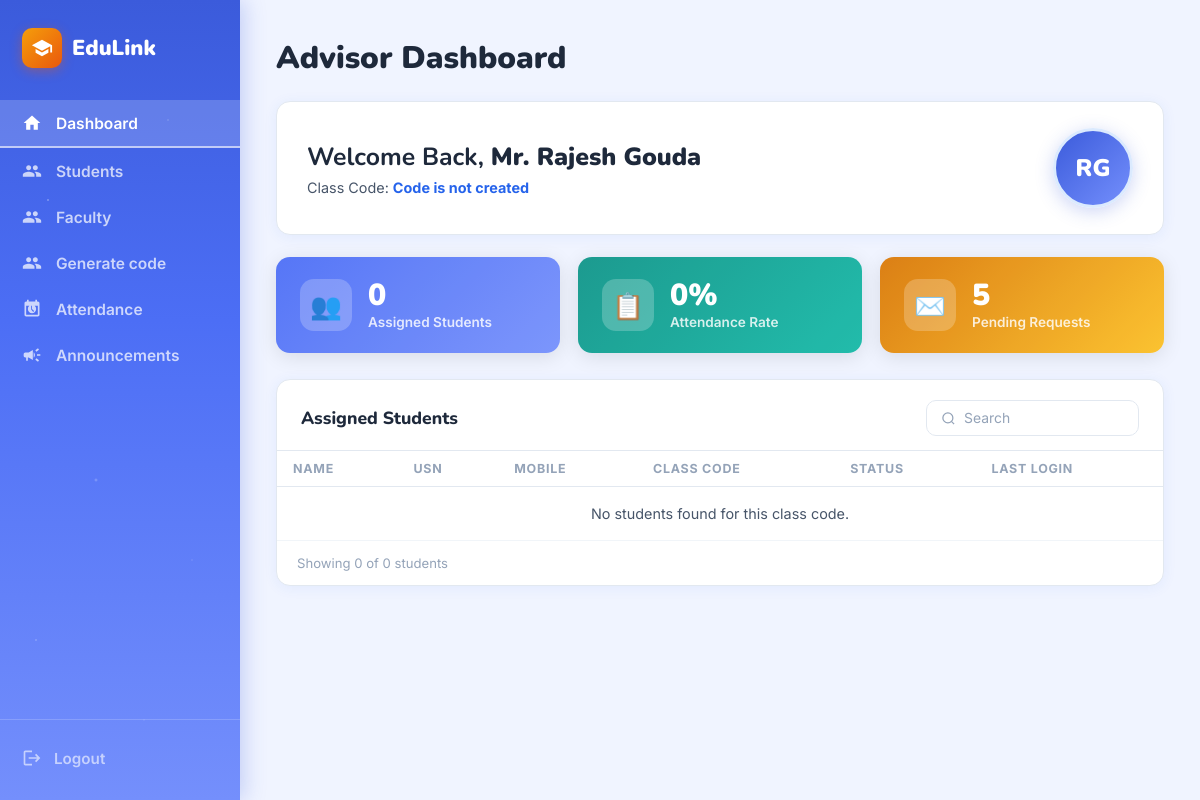
The app's page /advicer/advisor_dashboard/ (signed in), older data.
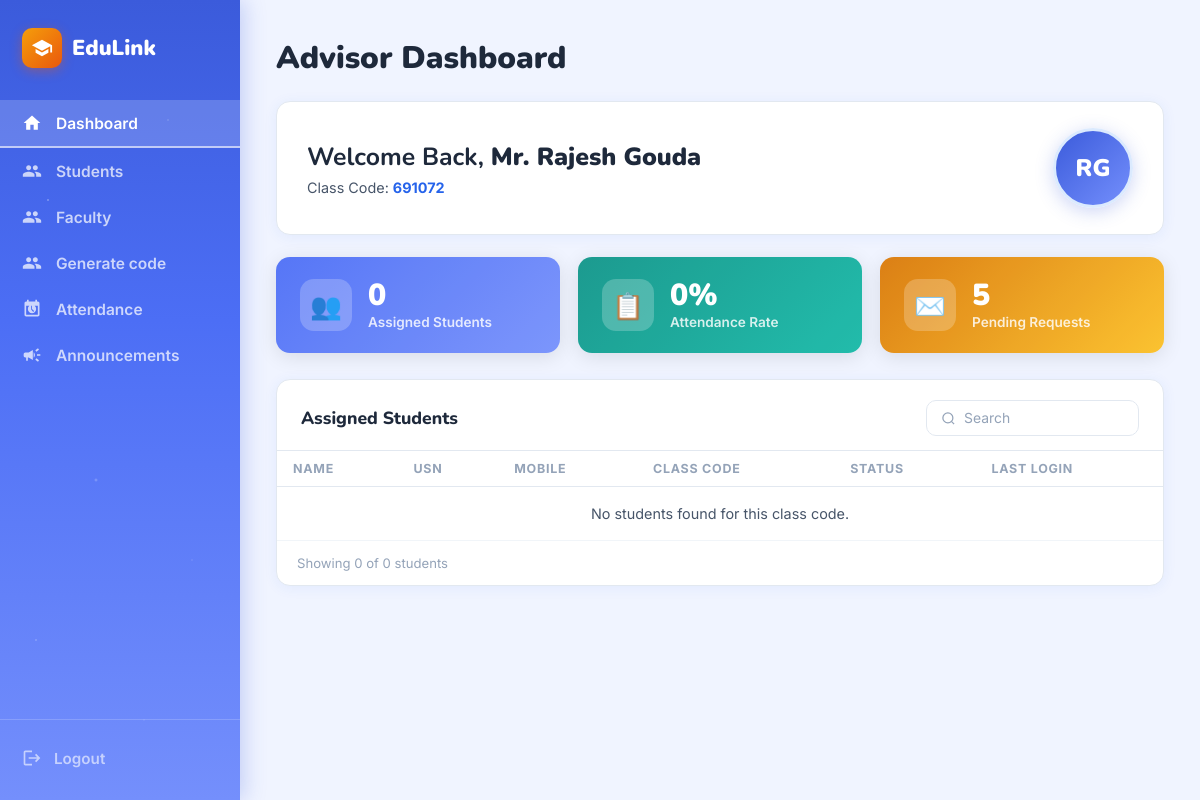
The same page, newer data.
### Advicer/models.py (models this page shows, shortened)
class Classroom(models.Model):
  username=models.ForeignKey(User, on_delete=models.CASCADE, null=True, blank=True, related_name='created_classrooms')
  class_name=models.CharField(max_length=100)
  advisor = models.ForeignKey(
        User,
        on_delete=models.CASCADE,
        limit_choices_to={'role': 'advisor'},
        related_name='assigned_classrooms'
    )
  class_code = models.CharField(max_length=20, unique=True)
  created_at = models.DateTimeField(auto_now_add=True)
  updated_at=models.DateTimeField(auto_now=True)

### Advicer/views.py (the view)
# urls.py: path('advisor_dashboard/',views.advisor_dashboard,name='advisor_dashboard'),
@login_required
def advisor_dashboard(request):
    advisor_classrooms = Classroom.objects.filter(advisor=request.user)
    classroom = advisor_classrooms.last()
    if classroom:
        students = Student.objects.filter(
            class_code=classroom.class_code
        ).select_related('username')
    else:
        students = Student.objects.none()
    students_count = students.count()
    total_attendance = Attendence.objects.filter(
        class_code__in=advisor_classrooms
    ).count()
    present_attendance = Attendence.objects.filter(
        class_code__in=advisor_classrooms,
        is_present=True
    ).count()
    if total_attendance > 0:
        attendance_rate = round((present_attendance / total_attendance) * 100)
    else:
        attendance_rate = 0
    context = {
        'classroom': classroom,
        'students': students,
        'students_count': students_count,
        'assigned_students_count': students_count,
        'attendance_rate': attendance_rate,
        'total_attendance': total_attendance,
        'present_attendance': present_attendance,
    }
    return render(request, 'advisor_dashboard.html', context)

### Advicer/templates/advisor_dashboard.html (shortened to what this page needs)
{% extends "advisor_base.html" %}
{% block nav_dashboard %}active{% endblock %}
{% block content %}
<h1 class="page-title">Advisor Dashboard</h1>
<div class="welcome-card">
  <div class="welcome-text">
    <h2>Welcome Back, <strong>Mr. {{ user.first_name }} {{ user.last_name }}</strong></h2>
    <p>Class Code: <strong>{{ classroom.class_code|default:"Code is not created" }}</strong></p>
  </div>
  <div class="welcome-avatar">
    {{ user.first_name|first }}{{ user.last_name|first }}
  </div>
</div>
<div class="stat-grid">
  <div class="stat-card blue">
    <div class="stat-icon">👥</div>
    <div class="stat-info">
      <div class="num">{{ assigned_students_count }}</div>
      <div class="lbl">Assigned Students</div>
    </div>
  </div>
  <div class="stat-card teal">
    <div class="stat-icon">📋</div>
    <div class="stat-info">
      <div class="num">{{ attendance_rate }}%</div>
      <div class="lbl">Attendance Rate</div>
    </div>
  </div>
  <div class="stat-card orange">
    <div class="stat-icon">✉️</div>
    <div class="stat-info">
      <div class="num">{{ pending_requests|default:"5" }}</div>
      <div class="lbl">Pending Requests</div>
    </div>
  </div>
</div>
<div class="students-card">
  <div class="students-card-header">
    <h3>Assigned Students</h3>
    <div class="search-box">
      <svg viewBox="0 0 24 24" fill="none" stroke="currentColor" stroke-width="2">
        <circle cx="11" cy="11" r="8" />
        <path d="m21 21-4.35-4.35" />
      </svg>
      <input type="text" placeholder="Search" id="stuSearch" oninput="filterStudents(this.value)" autocomplete="off" />
    </div>
  </div>
  <table>
    <thead>
      <tr>
        <th>Name</th>
        <th>USN</th>
        <th>Mobile</th>
        <th>Class Code</th>
        <th>Status</th>
        <th>Last Login</th>
      </tr>
    </thead>
    <tbody id="stuBody">
      {% for student in students %}
      <tr>
        <td><strong>{{ student.username.first_name }} {{ student.username.last_name }}</strong></td>
        <td style="color:var(--text-mid);">{{ student.usn }}</td>
        <td style="color:var(--text-mid);">{{ student.mobile_num }}</td>
        <td style="color:var(--text-mid);">{{ student.class_code }}</td>
        <td>
          <span class="{% if student.username.is_active %}badge-active{% else %}badge-inactive{% endif %}">
            {% if student.username.is_active %}Active{% else %}Inactive{% endif %}
          </span>
        </td>
        <td style="color:var(--text-mid);">
          {% if student.username.last_login %}{{ student.username.last_login|timesince }} ago{% else %}-{% endif %}
        </td>
      </tr>
      {% empty %}
      <tr>
        <td colspan="6" style="text-align:center; color:var(--text-mid); padding:18px;">
          No students found for this class code.
        </td>
      </tr>
      {% endfor %}
    </tbody>
  </table>
  <div class="students-footer">
    <div class="footer-info">
      Showing {{ students|length }} of {{ assigned_students_count }} students
    </div>
  </div>
</div>
{% endblock %}

Row changes from the older to the newer data that the page shows:
added Classroom: class_code "691072"
Text that changed along with them:
{{ classroom.class_code|default:"Code is not created" }}: "Code is not created" → (not shown)
